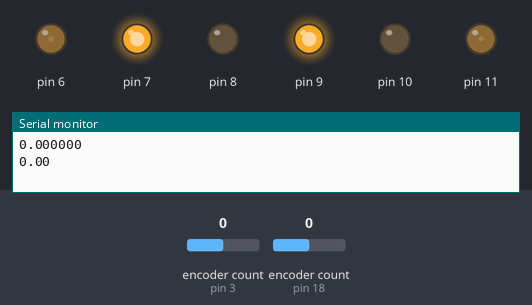
Recording of a sketch running on a simulated Arduino Uno, built with avr-gcc and run on an emulated ATmega328P. Shown: output pins drawn as LEDs (lit = HIGH), the last lines printed to the serial monitor. The test bench sets the inputs (shaded band); at power-on: encoder count (sensors on pin 3, pin 18) 0.

Above: at 0.05 s.
At 0.46 s:
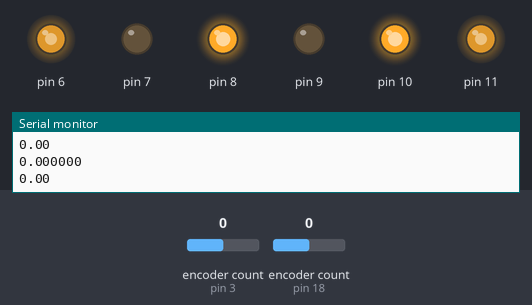
At 1.0 s:
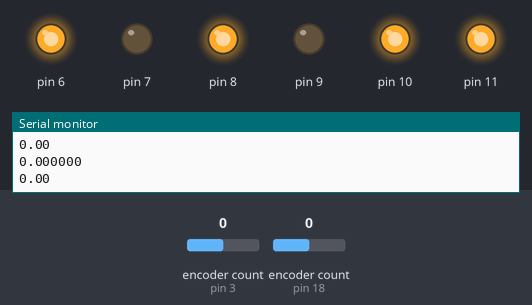
Timing chart, 0 to 2.5 s (numbered marks = the images above):
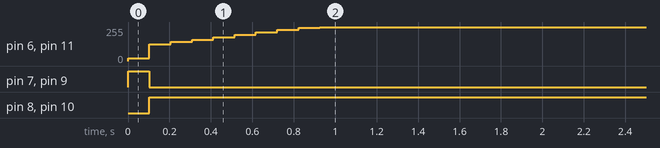

The sketch:

asserv_petit_robot.ino
```cpp
#include <PID_v1.h>
#include <Encoder.h>
#include "pins.h"
#include "Wheel.h"
#include "pid_coefs.h"

#include <Arduino.h>
#include "Robot.h"

void setup() {
    Serial.begin(9600);
    Serial.setTimeout(10);
    Robot::setup();
    Robot::set::target_speed(0.2);
}

void loop() {
    Robot::update();
    Serial.println(Robot::get::angle());
    delay(100);
}
```

Action.cpp
```cpp
//
// Created by thgir on 22/02/2022.
//

#include "Action.h"
```

Action.h
```cpp
//
// Created by thgir on 22/02/2022.
//

#ifndef ASSERV_PETIT_ROBOT_ACTION_H
#define ASSERV_PETIT_ROBOT_ACTION_H


class Action {

};


#endif //ASSERV_PETIT_ROBOT_ACTION_H
```

ActionQueue.cpp
```cpp
//
// Created by thgir on 22/02/2022.
//

#include "ActionQueue.h"


ActionQueue::ActionQueue() : m_size(0), m_actions{nullptr} {}

void ActionQueue::add(Action *new_action) {
    m_actions[m_size++] = new_action;
}

void ActionQueue::insert(Action *new_action, size_t index) {
    if (index >= m_size) return;
    if (index < m_size)
        memmove(m_actions + index + 1, m_actions + index, m_size - index);
    m_actions[index] = new_action;
    m_size++;
}

ActionQueue &ActionQueue::operator+=(Action *new_action) {
    this->add(new_action);
    return *this;
}

ActionQueue &ActionQueue::operator+=(ActionQueue &other) {
    const int bound = min(MAX_ACTION_NBR - this->m_size, this->m_size + other.m_size);
    memcpy(this->m_actions + this->m_size, other.m_actions + other.m_size, bound);
}

Action* ActionQueue::remove() {
    return m_actions[m_size--];
}

Action *ActionQueue::remove(size_t index) {
    if (index >= m_size)
        return nullptr;
    Action* result = m_actions[index];
    m_size--;
    memmove(m_actions + index, m_actions + index + 1, m_size - index);
    return result;
}

bool ActionQueue::is_empty() const {
    return m_size == 0;
}

bool ActionQueue::is_full() const {
    return m_size == MAX_ACTION_NBR;
}

Action *ActionQueue::operator[](size_t index) {
    if (m_size < index) return nullptr;
    return m_actions[index];
}

size_t ActionQueue::size() {
    return m_size;
}
```

ActionQueue.h
```cpp
//
// Created by thgir on 22/02/2022.
//

#ifndef ASSERV_PETIT_ROBOT_ACTIONLIST_H
#define ASSERV_PETIT_ROBOT_ACTIONLIST_H

#include <Arduino.h>
#include "Action.h"

#define MAX_ACTION_NBR 15

class ActionQueue {
    public:
        ActionQueue();
        void add(Action* new_action);
        void insert(Action* new_action, size_t index);
        ActionQueue &operator+=(Action *new_action);
        ActionQueue &operator+=(ActionQueue &other);
        Action* remove();
        Action* remove(size_t index);
        inline bool is_empty() const;
        inline bool is_full() const;
        inline size_t size();
        Action* operator[](size_t index);

    private:
        Action *m_actions[MAX_ACTION_NBR];
        size_t m_size;
};


#endif //ASSERV_PETIT_ROBOT_ACTIONLIST_H
```

Robot.cpp
```cpp
#include "Robot.h"
#include "Wheel.h"
#include "Vector.h"
#include "PID_v1.h"
#include "pid_coefs.h"

namespace Robot {
    namespace {
        Wheel left_wheel(LEFT_WHEEL_ENABLE, LEFT_WHEEL_CONTROL1, LEFT_WHEEL_CONTROL2, ENCODER_LEFT_A, ENCODER_LEFT_B,
                         MOTOR_SPEED_P, MOTOR_SPEED_I, MOTOR_SPEED_D);
        Wheel right_wheel(RIGHT_WHEEL_ENABLE, RIGHT_WHEEL_CONTROL1, RIGHT_WHEEL_CONTROL2, ENCODER_RIGHT_A,
                          ENCODER_RIGHT_B, MOTOR_SPEED_P, MOTOR_SPEED_I, MOTOR_SPEED_D);

        Vector robot_position(0, 0);
        double robot_angle_rad = 0;

        long last_left_ticks;
        long last_right_ticks;
        double last_left_pos;
        double last_right_pos;

        double _target_speed = 0;

        double target_angle_rad = 0;
        double yaw_output;

        double left_speed = 0;
        double right_speed = 0;

        PID pid_yaw(&robot_angle_rad, &yaw_output, &target_angle_rad, YAW_P, YAW_I, YAW_D, DIRECT);
    }

    void setup()
    {
        pid_yaw.SetMode(AUTOMATIC);
        pid_yaw.SetOutputLimits(-0.5, 0.5);
    }

    void update() {
        left_wheel.update();
        right_wheel.update();

        double new_distance_l = left_wheel.get_distance();
        double new_distance_r = right_wheel.get_distance();
        double left_wheel_delta = new_distance_l - last_left_pos;
        double right_wheel_delta = new_distance_r - last_right_pos;

        last_left_pos = new_distance_l;
        last_right_pos = new_distance_r;

        double angle_delta = (right_wheel_delta - left_wheel_delta) / WHEEL_SPACING;

        robot_angle_rad += angle_delta;

        Vector forward_dir = get::forward_dir();
        Vector right_dir = get::right_dir();

        double forward_delta = 0;
        double right_delta = 0;

        if (angle_delta == 0)
        {
            forward_delta = left_wheel_delta;
        }
        else
        {
            double left_pivot_radius = left_wheel_delta / angle_delta;
            double center_pivot_radius = left_pivot_radius + WHEEL_SPACING / 2;

            forward_delta = center_pivot_radius * sin(angle_delta);
            right_delta = center_pivot_radius * (1 - cos(angle_delta));
        }
        Vector position_delta = forward_dir * forward_delta + right_dir * right_delta;
        robot_position += position_delta;

        pid_yaw.Compute();
        Serial.println(yaw_output, 6);
        left_speed = -yaw_output + _target_speed;
        right_speed = yaw_output + _target_speed;

        left_wheel.set_target_speed(left_speed);
        right_wheel.set_target_speed(right_speed);
    }

    void set_speed(double speed);

    void stop();
    void resume();

    namespace rotate {
        void absolute(double angle);
        void relative(double angle);
        void look_at(Vector position);
    }

    namespace move {
        void distance(int16_t distance);
        void to_position(Vector position);
    }

    namespace set {
        void position(Vector position);
        void angle(double angle);
        void target_speed(double speed)
        {
            _target_speed = speed;
        }
    }

    namespace get{
        Vector position() {
            return robot_position;
        }
        Vector forward_dir() {
            return Vector(cos(robot_angle_rad), sin(robot_angle_rad));
        }
        Vector right_dir() {
            return Vector(sin(robot_angle_rad), -cos(robot_angle_rad));
        }
        double angle() {
            return robot_angle_rad;
        }
    }

}
```

Robot.h
```cpp
#ifndef ROBOT_H
#define ROBOT_H

#include <Encoder.h>
#include <PID_v1.h>

#include "Wheel.h"
#include "pins.h"
#include "pid_coefs.h"

#include "Vector.h"

#define WHEEL_SPACING   0.2

typedef struct {
    const Vector position;
    const double angle;
} transform_t;


namespace Robot {
    namespace rotate{
        void absolute(double angle);
        void relative(double angle);
        void look_at(Vector position);
    }
    namespace move{
        void distance(int16_t distance);
        void to_position(Vector position);
    }
    namespace set{
        void position(Vector position);
        void angle(double angle);
        void target_speed(double speed);
    }

    namespace get{
    Vector position();
    Vector forward_dir();
    Vector right_dir();
    double angle();
}

    void stop();   // Interompre l'action
    void resume(); // Continuer l'action

    void setup();
    void update(); // Appelé à chaque boucle
}

#endif
```

Vector.cpp
```cpp
#include "Vector.h"
#include <math.h>

Vector::Vector(double x, double y) : x(x), y(y) {}

Vector::Vector() : Vector(0, 0) {}

Vector::Vector(const Vector &copy): Vector(copy.x, copy.y) {}

Vector Vector::operator+(const Vector &vector) {
    return Vector(this->x + vector.x, this->y + vector.y);
}

Vector &Vector::operator+=(const Vector &vector) {
    this->x += vector.x;
    this->y += vector.y;
    return *this;
}

Vector Vector::operator-(const Vector &vector) {
    return Vector(this->x - vector.x, this->y - vector.y);
}

Vector Vector::operator*(const double k) {
    return Vector(x * k, y * k);
}

Vector &Vector::operator*=(const double k) {
    x *= k;
    y *= k;
    return *this;
}

Vector &Vector::operator=(const Vector &vector) {
    this->x = vector.x;
    this->x = vector.y;
    return *this;
}

double Vector::scalar(const Vector &other) const {
    return this->x * other.x + this->y * other.y;
}

Vector Vector::normal() const {
    return Vector(-y, x);
}

double Vector::angle_with(const Vector &other) const {
    return acos(this->scalar(other) / this->get_norm() / other.get_norm());
}

double Vector::get_norm() const {
    return sqrt(x * x + y * y);
}

double Vector::get_x() const {
    return x;
}

double Vector::get_y() const {
    return y;
}

String Vector::to_string() {
    String string = String("(") + String(x) + ", " + String(y) + ")";
    return string;
}

Vector operator*(const double k, const Vector &vector) {
    return Vector(vector.get_x() * k, vector.get_y() * k);
}
```

Vector.h
```cpp
#ifndef VECTOR_H
#define VECTOR_H

#include <Arduino.h>

class Vector {
    private:
        double x, y;
    public:
        /**
         * Default constructor. Default vector has coordinates (0, 0)
         */
        Vector();
        /**
         * Constructor with named parameters
         * @param x x coordinate
         * @param y y coordinate
         */
        Vector(double x, double y);
        Vector(const Vector &copy);
        Vector operator+(const Vector &);
        Vector operator-(const Vector &);
        Vector operator*(const double k);
        Vector &operator*=(const double k);
        Vector &operator+=(const Vector &);
        Vector &operator=(const Vector &);
        /**
         * Compute the scalar product of two vectors.
         * @example @code
         * Vector v1(1, 2);
         * Vector v2(2, 3);
         * double scalar = v1.scalar(v2); // returns 8.0
         * @endcode
         * @param other the other Vector to do the product with.
         * @return the result of the scalar product
         */
        inline double scalar(const Vector &other) const;

        /**
         * Create and return the normal vector to this vector.
         * The new vector is normal in trigonometrical direction.
         * @example @code
         * Vector v1(1, 2);
         * Vector v2(v1.normal());
         * // v2 now has coordinates (-2, 1) @endcode
         * @return a new Vector which is normal to this vector
         */
        inline Vector normal() const;

        /**
         * Compute and return the angle between this vector and another.
         * @example @code
         * Vector v1(1, 2), v2(-2, 1);
         * double angle = v1.angle_with(v2);
         * // angle now has value 1.570, which pi / 2 @endcode
         * @param other the other vector to calculate the angle with
         * @return the angle between this vector and the other
         */
        double angle_with(const Vector &other) const;

        /**
         * Compute and return the norm of the vector
         * @example @code
         * double norm = Vector(1, 2).norm();
         * // norm has value 2.236 @endcode
         * @return the norm of the vector
         */
        double get_norm() const;
        inline double get_x() const;
        inline double get_y() const;

        /**
         * Create and return a string to print the coordinates of the vector.
         * The returned string contains no carriage return
         * @example @code
         * Vector vec(3, 5);
         * Serial.println(vec.to_string()) @endcode
         * Will print "(3, 5)" in the Serial
         */
        String to_string();
};

Vector operator*(const double k, const Vector &vector);


#endif
```

Wheel.cpp
```cpp
#include "Wheel.h"

Wheel::Wheel(
        byte motor_en, byte motor_inA, byte motor_inB, byte encoderA, byte encoderB,
        float speed_pid_P, float speed_pid_I, float speed_pid_D
)
        : motor_en(motor_en), motor_inA(motor_inA), motor_inB(motor_inB),
          encoder(encoderA, encoderB),
          pid_speed(&current_speed, &pid_speed_output, &target_speed, speed_pid_P, speed_pid_I, speed_pid_D,
                    DIRECT)
{

    pid_speed.SetMode(AUTOMATIC);
    pid_speed.SetOutputLimits(-255, 255);

    pinMode(motor_en, OUTPUT);
    pinMode(motor_inA, OUTPUT);
    pinMode(motor_inB, OUTPUT);
}


void Wheel::update_position() {
    long new_pos = encoder.read();
    previous_pos = current_pos;
    current_pos = new_pos;
}

void Wheel::update_speed(uint16_t dt) {
    double new_speed;
    if (dt == 0) {
        new_speed = 0;
    } else {
        new_speed = (double)(current_pos - previous_pos) / dt;
    }
    new_speed = min(10, new_speed);
    new_speed = max(-10, new_speed);
    current_speed = new_speed;
}

double Wheel::calculate_pid_motor_output() {
    pid_speed.Compute();
    return pid_speed_output;
}

void Wheel::update_motor_output(double pid_desired_speed) {
    const int deadzone = 20;
    int adjusted_output;

    if (pid_desired_speed > 0) {
        adjusted_output = map((int) pid_desired_speed, 0, 255, deadzone, 255);
        digitalWrite(motor_inA, LOW);
        digitalWrite(motor_inB, HIGH);
    } else {
        adjusted_output = map((int) pid_desired_speed, -255, 0, -255, -deadzone);
        digitalWrite(motor_inA, HIGH);
        digitalWrite(motor_inB, LOW);
    }

    motor_output = adjusted_output;

    analogWrite(motor_en, abs(adjusted_output));
}

void Wheel::update() {
    uint16_t now = millis();
    uint16_t dt = now - last_update;
    last_update = now;

    update_position();
    update_speed(dt);
    double pid_motor_output = calculate_pid_motor_output();
    update_motor_output(pid_motor_output);
}

void Wheel::set_target_speed(double speed_m_per_s)
{
    target_speed = speed_m_per_s * TICKS_PER_METER / 1000.0;
}

double Wheel::get_angle() const {
    return (current_pos / TICKS_PER_REVOLUTION) * 2 * PI;
}

double Wheel::get_distance() const {
    return current_pos / TICKS_PER_METER;
}

double Wheel::get_speed() const {
    return 1000.0 * current_speed / TICKS_PER_METER;
}

double Wheel::get_angular_speed() const {
    return 1000.0 * current_speed / TICKS_PER_RADIAN;
}
```

Wheel.h
```cpp
#ifndef WHEEL_H
#define WHEEL_H

#include <Encoder.h>
#include <PID_v1.h>

#include <math.h>

 #define TICKS_PER_REVOLUTION 2248.86
 #define TICKS_PER_RADIAN 357.9171853216398
 #define WHEEL_DIAMETER 0.074
 #define WHEEL_PERIMETER 0.2324778563656447
 #define REVOLUTIONS_PER_METER 4.301484948429604  // 1 / WHEEL_PERIMETER
 #define TICKS_PER_METER 9673.4374411254  // TICKS_PER_REVOLUTION * REVOLUTION_PER_METER


class Wheel {
    private:
        uint8_t motor_en;
        uint8_t motor_inA;
        uint8_t motor_inB;
        Encoder encoder;
        long current_pos, previous_pos;
        double current_speed, target_speed, pid_speed_output;
        PID pid_speed;
        int motor_output;
        uint16_t last_update;
        void update_position();
        void update_speed(uint16_t dt);
        double calculate_pid_motor_output();
        void update_motor_output(double pid_motor_output);

    public:
        Wheel(uint8_t motor_en, uint8_t motor_inA, uint8_t motor_inB, uint8_t encoderA, uint8_t encoderB,
              float speed_pid_P, float speed_pid_I, float speed_pid_D);

        void set_target_speed(double speed_m_per_s);
        double get_angle() const;
        double get_distance() const;
        double get_speed() const;
        double get_angular_speed() const;

        void update();
};
#endif
```

pid_coefs.h
```cpp
#ifndef ASSERV_PETIT_ROBOT_PID_COEFS_H
#define ASSERV_PETIT_ROBOT_PID_COEFS_H


#define MOTOR_SPEED_P 50
#define MOTOR_SPEED_I 100
#define MOTOR_SPEED_D 0.1

#define YAW_P 0.1
#define YAW_I 0
#define YAW_D 0

#endif //ASSERV_PETIT_ROBOT_PID_COEFS_H
```

pins.h
```cpp
#ifndef PIN_H
#define PIN_H

#define LEFT_WHEEL_ENABLE    6
#define RIGHT_WHEEL_ENABLE   11  //Les 2 enablePin contrôlent chacun un moteur (ON/OFF/vitesse)
#define LEFT_WHEEL_CONTROL1  7
#define LEFT_WHEEL_CONTROL2  8
#define RIGHT_WHEEL_CONTROL1 9
#define RIGHT_WHEEL_CONTROL2 10  //Les controlPin contrôlent le sens des moteurs

#define ENCODER_RIGHT_A 3
#define ENCODER_RIGHT_B 2
#define ENCODER_LEFT_A  18
#define ENCODER_LEFT_B  19

#endif
```

Measured:
- by itself, pin 6, pin 11: moves from 0/255 to 255/255 over 0.93 s
- by itself, pin 7, pin 9: LOW → HIGH at 0.00 s, → LOW 0.10 s later
- by itself, pin 8, pin 10: LOW → HIGH at 0.10 s
